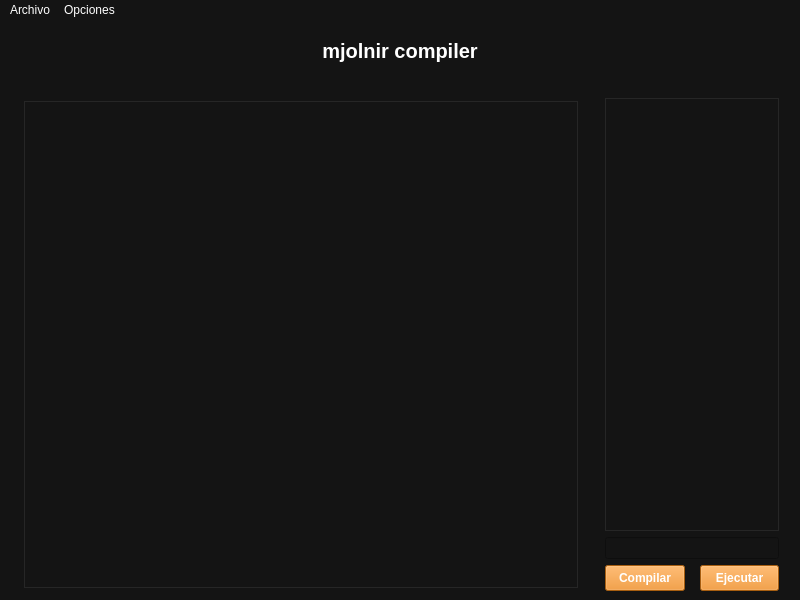
<?xml version="1.0" encoding="UTF-8"?>
<ui version="4.0">
 <class>MainWindow</class>
 <widget class="QMainWindow" name="MainWindow">
  <property name="geometry">
   <rect>
    <x>0</x>
    <y>0</y>
    <width>800</width>
    <height>600</height>
   </rect>
  </property>
  <property name="windowTitle">
   <string>MainWindow</string>
  </property>
  <widget class="QWidget" name="centralwidget">
   <property name="styleSheet">
    <string notr="true">QWidget{
	background-color:#141414;
}
QLabel{
	color:white;
}
QFrame{
	border:none;
}
</string>
   </property>
   <layout class="QVBoxLayout" name="verticalLayout" stretch="1,8">
    <property name="leftMargin">
     <number>12</number>
    </property>
    <property name="topMargin">
     <number>0</number>
    </property>
    <property name="rightMargin">
     <number>12</number>
    </property>
    <property name="bottomMargin">
     <number>0</number>
    </property>
    <item>
     <widget class="QFrame" name="top_frame">
      <property name="maximumSize">
       <size>
        <width>16777215</width>
        <height>16777215</height>
       </size>
      </property>
      <property name="styleSheet">
       <string notr="true">QPushButton{
	background-color:rgb(153, 102, 51);
}
QPushButton:hover{
	background-color:rgb(160, 120, 51);
}</string>
      </property>
      <property name="frameShape">
       <enum>QFrame::StyledPanel</enum>
      </property>
      <property name="frameShadow">
       <enum>QFrame::Raised</enum>
      </property>
      <layout class="QHBoxLayout" name="horizontalLayout">
       <item>
        <widget class="QLabel" name="lbl_name">
         <property name="font">
          <font>
           <pointsize>15</pointsize>
           <bold>true</bold>
          </font>
         </property>
         <property name="text">
          <string>mjolnir compiler</string>
         </property>
         <property name="alignment">
          <set>Qt::AlignCenter</set>
         </property>
        </widget>
       </item>
      </layout>
     </widget>
    </item>
    <item>
     <widget class="QFrame" name="bottom_frame">
      <property name="styleSheet">
       <string notr="true"/>
      </property>
      <property name="frameShape">
       <enum>QFrame::StyledPanel</enum>
      </property>
      <property name="frameShadow">
       <enum>QFrame::Raised</enum>
      </property>
      <layout class="QHBoxLayout" name="horizontalLayout_2" stretch="3,1">
       <property name="leftMargin">
        <number>0</number>
       </property>
       <property name="topMargin">
        <number>0</number>
       </property>
       <property name="rightMargin">
        <number>0</number>
       </property>
       <property name="bottomMargin">
        <number>0</number>
       </property>
       <item>
        <widget class="QFrame" name="left_frame">
         <property name="styleSheet">
          <string notr="true">QPushButton{
	background-color:rgb(33, 255, 6);
}
QPushButton:hover{
	background-color:rgb(28, 213, 15);
}</string>
         </property>
         <property name="frameShape">
          <enum>QFrame::StyledPanel</enum>
         </property>
         <property name="frameShadow">
          <enum>QFrame::Raised</enum>
         </property>
         <layout class="QVBoxLayout" name="verticalLayout_2">
          <property name="leftMargin">
           <number>12</number>
          </property>
          <property name="topMargin">
           <number>12</number>
          </property>
          <property name="rightMargin">
           <number>12</number>
          </property>
          <property name="bottomMargin">
           <number>12</number>
          </property>
          <item>
           <widget class="QTextEdit" name="txt_input">
            <property name="styleSheet">
             <string notr="true">QTextEdit{
	border: 1px solid #262626;
    color:white;
    font:bold;
    padding:5px;
}</string>
            </property>
           </widget>
          </item>
         </layout>
        </widget>
       </item>
       <item>
        <widget class="QFrame" name="right_frame">
         <property name="styleSheet">
          <string notr="true">QPushButton{
	background-color: #ea8416;
	color:white;
	font:bold;
	padding:5px 0px;
}
QPushButton:hover{
	background-color:#d37714;
}</string>
         </property>
         <property name="frameShape">
          <enum>QFrame::StyledPanel</enum>
         </property>
         <property name="frameShadow">
          <enum>QFrame::Raised</enum>
         </property>
         <layout class="QVBoxLayout" name="verticalLayout_3">
          <item>
           <widget class="QTextEdit" name="txt_output">
            <property name="enabled">
             <bool>false</bool>
            </property>
            <property name="styleSheet">
             <string notr="true">QTextEdit{
	border: 1px solid #262626;
}</string>
            </property>
           </widget>
          </item>
          <item>
           <widget class="QLineEdit" name="input_field">
            <property name="palette">
             <palette>
              <active>
               <colorrole role="WindowText">
                <brush brushstyle="SolidPattern">
                 <color alpha="255">
                  <red>255</red>
                  <green>255</green>
                  <blue>255</blue>
                 </color>
                </brush>
               </colorrole>
               <colorrole role="Button">
                <brush brushstyle="SolidPattern">
                 <color alpha="255">
                  <red>20</red>
                  <green>20</green>
                  <blue>20</blue>
                 </color>
                </brush>
               </colorrole>
               <colorrole role="Text">
                <brush brushstyle="SolidPattern">
                 <color alpha="255">
                  <red>255</red>
                  <green>255</green>
                  <blue>255</blue>
                 </color>
                </brush>
               </colorrole>
               <colorrole role="ButtonText">
                <brush brushstyle="SolidPattern">
                 <color alpha="255">
                  <red>255</red>
                  <green>255</green>
                  <blue>255</blue>
                 </color>
                </brush>
               </colorrole>
               <colorrole role="Base">
                <brush brushstyle="SolidPattern">
                 <color alpha="255">
                  <red>20</red>
                  <green>20</green>
                  <blue>20</blue>
                 </color>
                </brush>
               </colorrole>
               <colorrole role="Window">
                <brush brushstyle="SolidPattern">
                 <color alpha="255">
                  <red>20</red>
                  <green>20</green>
                  <blue>20</blue>
                 </color>
                </brush>
               </colorrole>
               <colorrole role="PlaceholderText">
                <brush brushstyle="SolidPattern">
                 <color alpha="128">
                  <red>255</red>
                  <green>255</green>
                  <blue>255</blue>
                 </color>
                </brush>
               </colorrole>
              </active>
              <inactive>
               <colorrole role="WindowText">
                <brush brushstyle="SolidPattern">
                 <color alpha="255">
                  <red>255</red>
                  <green>255</green>
                  <blue>255</blue>
                 </color>
                </brush>
               </colorrole>
               <colorrole role="Button">
                <brush brushstyle="SolidPattern">
                 <color alpha="255">
                  <red>20</red>
                  <green>20</green>
                  <blue>20</blue>
                 </color>
                </brush>
               </colorrole>
               <colorrole role="Text">
                <brush brushstyle="SolidPattern">
                 <color alpha="255">
                  <red>255</red>
                  <green>255</green>
                  <blue>255</blue>
                 </color>
                </brush>
               </colorrole>
               <colorrole role="ButtonText">
                <brush brushstyle="SolidPattern">
                 <color alpha="255">
                  <red>255</red>
                  <green>255</green>
                  <blue>255</blue>
                 </color>
                </brush>
               </colorrole>
               <colorrole role="Base">
                <brush brushstyle="SolidPattern">
                 <color alpha="255">
                  <red>20</red>
                  <green>20</green>
                  <blue>20</blue>
                 </color>
                </brush>
               </colorrole>
               <colorrole role="Window">
                <brush brushstyle="SolidPattern">
                 <color alpha="255">
                  <red>20</red>
                  <green>20</green>
                  <blue>20</blue>
                 </color>
                </brush>
               </colorrole>
               <colorrole role="PlaceholderText">
                <brush brushstyle="SolidPattern">
                 <color alpha="128">
                  <red>255</red>
                  <green>255</green>
                  <blue>255</blue>
                 </color>
                </brush>
               </colorrole>
              </inactive>
              <disabled>
               <colorrole role="WindowText">
                <brush brushstyle="SolidPattern">
                 <color alpha="255">
                  <red>255</red>
                  <green>255</green>
                  <blue>255</blue>
                 </color>
                </brush>
               </colorrole>
               <colorrole role="Button">
                <brush brushstyle="SolidPattern">
                 <color alpha="255">
                  <red>20</red>
                  <green>20</green>
                  <blue>20</blue>
                 </color>
                </brush>
               </colorrole>
               <colorrole role="Text">
                <brush brushstyle="SolidPattern">
                 <color alpha="255">
                  <red>255</red>
                  <green>255</green>
                  <blue>255</blue>
                 </color>
                </brush>
               </colorrole>
               <colorrole role="ButtonText">
                <brush brushstyle="SolidPattern">
                 <color alpha="255">
                  <red>255</red>
                  <green>255</green>
                  <blue>255</blue>
                 </color>
                </brush>
               </colorrole>
               <colorrole role="Base">
                <brush brushstyle="SolidPattern">
                 <color alpha="255">
                  <red>20</red>
                  <green>20</green>
                  <blue>20</blue>
                 </color>
                </brush>
               </colorrole>
               <colorrole role="Window">
                <brush brushstyle="SolidPattern">
                 <color alpha="255">
                  <red>20</red>
                  <green>20</green>
                  <blue>20</blue>
                 </color>
                </brush>
               </colorrole>
               <colorrole role="PlaceholderText">
                <brush brushstyle="SolidPattern">
                 <color alpha="128">
                  <red>255</red>
                  <green>255</green>
                  <blue>255</blue>
                 </color>
                </brush>
               </colorrole>
              </disabled>
             </palette>
            </property>
           </widget>
          </item>
          <item>
           <layout class="QHBoxLayout" name="right_bottom_frame">
            <property name="spacing">
             <number>15</number>
            </property>
            <item>
             <widget class="QPushButton" name="btn_compile">
              <property name="enabled">
               <bool>true</bool>
              </property>
              <property name="font">
               <font>
                <italic>false</italic>
                <bold>true</bold>
               </font>
              </property>
              <property name="text">
               <string>Compilar</string>
              </property>
              <property name="iconSize">
               <size>
                <width>30</width>
                <height>30</height>
               </size>
              </property>
              <property name="autoRepeatDelay">
               <number>300</number>
              </property>
              <property name="autoDefault">
               <bool>false</bool>
              </property>
              <property name="default">
               <bool>false</bool>
              </property>
              <property name="flat">
               <bool>false</bool>
              </property>
             </widget>
            </item>
            <item>
             <widget class="QPushButton" name="btn_execute">
              <property name="enabled">
               <bool>true</bool>
              </property>
              <property name="text">
               <string>Ejecutar</string>
              </property>
              <property name="iconSize">
               <size>
                <width>30</width>
                <height>30</height>
               </size>
              </property>
             </widget>
            </item>
           </layout>
          </item>
         </layout>
        </widget>
       </item>
      </layout>
     </widget>
    </item>
   </layout>
  </widget>
  <widget class="QMenuBar" name="menuBar">
   <property name="geometry">
    <rect>
     <x>0</x>
     <y>0</y>
     <width>800</width>
     <height>21</height>
    </rect>
   </property>
   <property name="styleSheet">
    <string notr="true">QMenuBar {
   background-color: #141414;
   color: white;
}
QMenuBar::item {
   background-color: #141414;
   color: white;
}
QMenuBar::item:selected {
   background-color: #1e1e1e;
}
</string>
   </property>
   <widget class="QMenu" name="menuArchivo">
    <property name="title">
     <string>Archivo</string>
    </property>
    <addaction name="actionNuevo"/>
    <addaction name="actionAbrir"/>
    <addaction name="actionGuardar"/>
    <addaction name="actionGuardar_como"/>
   </widget>
   <widget class="QMenu" name="menuCodigos">
    <property name="title">
     <string>Opciones</string>
    </property>
    <widget class="QMenu" name="menuSintaxis">
     <property name="title">
      <string>Palabras reservadas</string>
     </property>
     <addaction name="actionSwitch"/>
     <addaction name="actionSurtr"/>
     <addaction name="actionRune"/>
     <addaction name="actionFreyr"/>
     <addaction name="actionLoki"/>
     <addaction name="actionHel"/>
     <addaction name="actionOdin"/>
     <addaction name="actionFrigg"/>
     <addaction name="actionFenrir"/>
     <addaction name="actionFloki"/>
     <addaction name="actionBifrost"/>
     <addaction name="actionMjolnir"/>
     <addaction name="actionAsgard"/>
     <addaction name="actionMagic"/>
     <addaction name="actionYggdrasil"/>
     <addaction name="actionRagnarok"/>
     <addaction name="actionValkyrie"/>
     <addaction name="actionSleipnir"/>
     <addaction name="actionJormungand"/>
    </widget>
    <widget class="QMenu" name="menuSintaxis_2">
     <property name="title">
      <string>Sintaxis</string>
     </property>
     <widget class="QMenu" name="menuFunciones">
      <property name="title">
       <string>Funciones</string>
      </property>
      <addaction name="actionRetorno_en_funciones"/>
      <addaction name="actionFunci_n_con_m_ltiples_argumentos"/>
      <addaction name="actionFunciones_sin_retorno"/>
     </widget>
     <addaction name="actionFor"/>
     <addaction name="actionWhile"/>
     <addaction name="actionIf"/>
     <addaction name="actionSwitch_2"/>
     <addaction name="actionOperaciones_aritm_ticas"/>
     <addaction name="menuFunciones"/>
     <addaction name="actionValores_de_entrada"/>
    </widget>
    <widget class="QMenu" name="menuSemantica">
     <property name="title">
      <string>Semantica</string>
     </property>
     <addaction name="actionRune_2"/>
     <addaction name="actionListas"/>
    </widget>
    <widget class="QMenu" name="menuTipos_de_datos">
     <property name="title">
      <string>Tipos de datos</string>
     </property>
     <addaction name="actionInt"/>
     <addaction name="actionString"/>
     <addaction name="actionFloat"/>
     <addaction name="actionMatriz_2"/>
    </widget>
    <addaction name="menuSintaxis"/>
    <addaction name="menuSintaxis_2"/>
    <addaction name="menuSemantica"/>
    <addaction name="menuTipos_de_datos"/>
   </widget>
   <addaction name="menuArchivo"/>
   <addaction name="menuCodigos"/>
  </widget>
  <action name="actionSwitch">
   <property name="text">
    <string>HEIMDALL (Switch)</string>
   </property>
  </action>
  <action name="actionSurtr">
   <property name="text">
    <string>SURTR (Case)</string>
   </property>
  </action>
  <action name="actionRune">
   <property name="text">
    <string>RUNE (Var)</string>
   </property>
  </action>
  <action name="actionFreyr">
   <property name="text">
    <string>FREYR (And)</string>
   </property>
  </action>
  <action name="actionLoki">
   <property name="text">
    <string>LOKI (Or)</string>
   </property>
  </action>
  <action name="actionHel">
   <property name="text">
    <string>HEL (Not)</string>
   </property>
  </action>
  <action name="actionOdin">
   <property name="text">
    <string>ODIN (If)</string>
   </property>
  </action>
  <action name="actionFrigg">
   <property name="text">
    <string>FRIGG (Elif)</string>
   </property>
  </action>
  <action name="actionFenrir">
   <property name="text">
    <string>FENRIR (Else)</string>
   </property>
  </action>
  <action name="actionFloki">
   <property name="text">
    <string>FLOKI (For)</string>
   </property>
  </action>
  <action name="actionBifrost">
   <property name="text">
    <string>BIFROST (To)</string>
   </property>
  </action>
  <action name="actionMjolnir">
   <property name="text">
    <string>MJOLNIR (Step)</string>
   </property>
  </action>
  <action name="actionAsgard">
   <property name="text">
    <string>ASGARD (While)</string>
   </property>
  </action>
  <action name="actionMagic">
   <property name="text">
    <string>MAGIC (Fun)</string>
   </property>
  </action>
  <action name="actionYggdrasil">
   <property name="text">
    <string>YGGDRASIL (Then)</string>
   </property>
  </action>
  <action name="actionRagnarok">
   <property name="text">
    <string>RAGNAROK (End)</string>
   </property>
  </action>
  <action name="actionValkyrie">
   <property name="text">
    <string>VALKYRIE (Return)</string>
   </property>
  </action>
  <action name="actionSleipnir">
   <property name="text">
    <string>SLEIPNIR (Continue)</string>
   </property>
  </action>
  <action name="actionJormungand">
   <property name="text">
    <string>JORMUNGAND (Break)</string>
   </property>
  </action>
  <action name="actionNuevo">
   <property name="text">
    <string>Nuevo</string>
   </property>
  </action>
  <action name="actionAbrir">
   <property name="text">
    <string>Abrir</string>
   </property>
  </action>
  <action name="actionGuardar">
   <property name="text">
    <string>Guardar</string>
   </property>
  </action>
  <action name="actionGuardar_como">
   <property name="text">
    <string>Guardar como</string>
   </property>
  </action>
  <action name="actionFor">
   <property name="text">
    <string>For</string>
   </property>
  </action>
  <action name="actionWhile">
   <property name="text">
    <string>While</string>
   </property>
  </action>
  <action name="actionIf">
   <property name="text">
    <string>If</string>
   </property>
  </action>
  <action name="actionSwitch_2">
   <property name="text">
    <string>Switch</string>
   </property>
  </action>
  <action name="actionMagic_2">
   <property name="text">
    <string>Magic</string>
   </property>
  </action>
  <action name="actionValkrie">
   <property name="text">
    <string>Valkyrie</string>
   </property>
  </action>
  <action name="actionOperaciones_aritm_ticas">
   <property name="text">
    <string>Operaciones aritméticas</string>
   </property>
  </action>
  <action name="actionRetorno_en_funciones">
   <property name="text">
    <string>Retorno en funciones</string>
   </property>
  </action>
  <action name="actionFunci_n_con_m_ltiples_argumentos">
   <property name="text">
    <string>Función con múltiples argumentos</string>
   </property>
  </action>
  <action name="actionFunciones_sin_retorno">
   <property name="text">
    <string>Funciones sin retorno</string>
   </property>
  </action>
  <action name="actionAnd">
   <property name="text">
    <string>And</string>
   </property>
  </action>
  <action name="actionOr">
   <property name="text">
    <string>Or</string>
   </property>
  </action>
  <action name="actionNot">
   <property name="text">
    <string>Not</string>
   </property>
  </action>
  <action name="actionRune_2">
   <property name="text">
    <string>Rune</string>
   </property>
  </action>
  <action name="actionListas">
   <property name="text">
    <string>Listas</string>
   </property>
  </action>
  <action name="actionMatriz">
   <property name="text">
    <string>Matriz</string>
   </property>
  </action>
  <action name="actionInt">
   <property name="text">
    <string>Int</string>
   </property>
  </action>
  <action name="actionString">
   <property name="text">
    <string>String</string>
   </property>
  </action>
  <action name="actionFloat">
   <property name="text">
    <string>Float</string>
   </property>
  </action>
  <action name="actionMatriz_2">
   <property name="text">
    <string>Matriz</string>
   </property>
  </action>
  <action name="actionValores_de_entrada">
   <property name="text">
    <string>Valores de entrada</string>
   </property>
  </action>
 </widget>
 <resources/>
 <connections/>
</ui>
